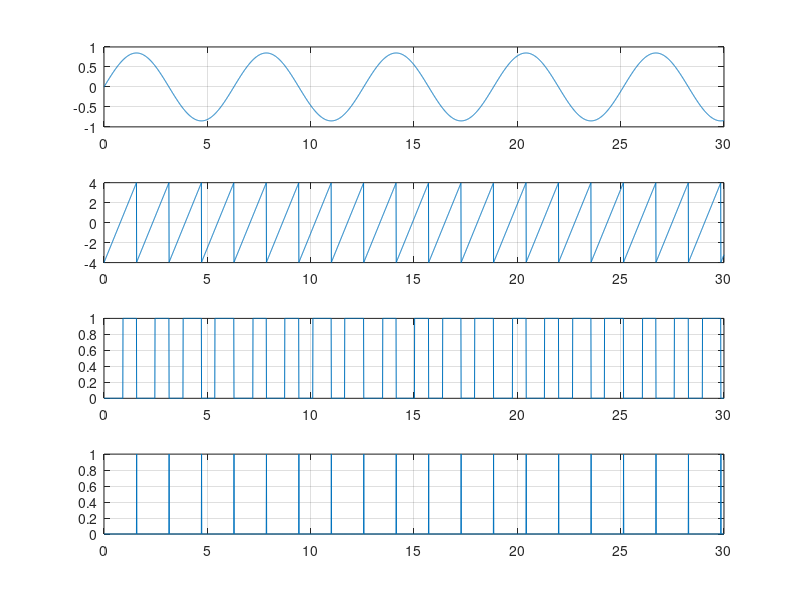
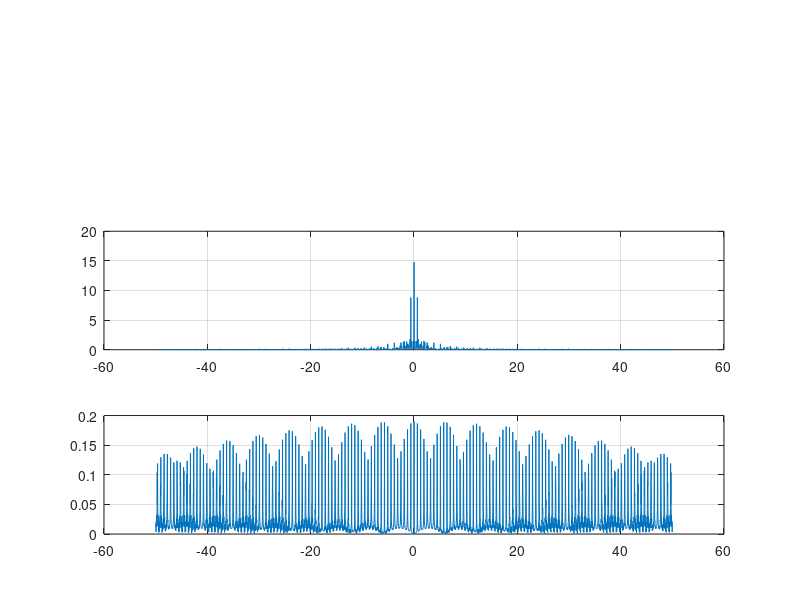

Recreate these plots in MATLAB, in order.
ts = 0.01;
tmax = 30;
Am = 0.85;
Ac = 4;
t = 0:ts:tmax;
x = Am*sin(t);
figure(1)
subplot(4,1,1)
plot(t,x)
grid on;
y = Ac*sawtooth(4*t);
subplot(4,1,2)
plot(t,y)
grid on;
pwm = [];
for i=1:(tmax/ts)+1
    if(y(i)>x(i))
        pwm(i) = 1;
    else
        pwm(i) = 0;
    end
end
subplot(4,1,3)
plot(t,pwm)
grid on;
temp = [];
temp = diff(-pwm);
ppm = [];
if(pwm(1)>0)
    ppm(1) = pwm(1);
else
    ppm(1) = 0;
end
for i=2:(tmax/ts)+1
    if(temp(i-1)>=0)
        ppm(i) = temp(i-1);
    else
        ppm(i) = 0;
    end
end
subplot(4,1,4)
plot(t,ppm)
grid on;
fs = 1/ts;
freq1 = ts*fftshift(abs(fft(pwm)));
f = ((-fs/2)+fs/length(freq1)):fs/length(freq1):fs/2;
figure(2)
subplot(3,1,2)
plot(f,freq1)
grid on;
freq2 = ts*fftshift(abs(fft(ppm)));
subplot(3,1,3)
plot(f,freq2)
grid on;